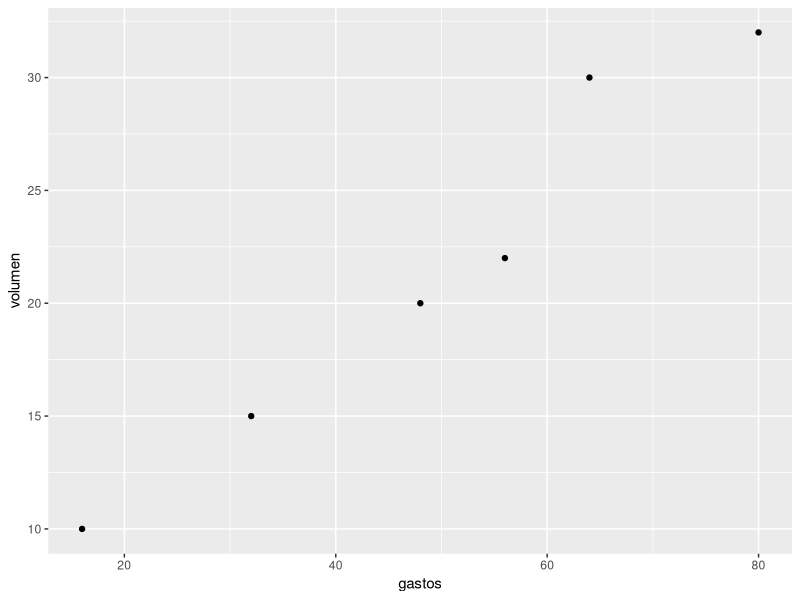

Here is the R script that generated this plot:
library(ggplot2)
data <- read.csv("Data/data_1.csv")
print(cor(data))
regresion <- lm(volumen ~ gastos,data)
ggplot(
       data,
       aes(x=gastos,y=volumen)
)+
geom_point()
print(regresion)
